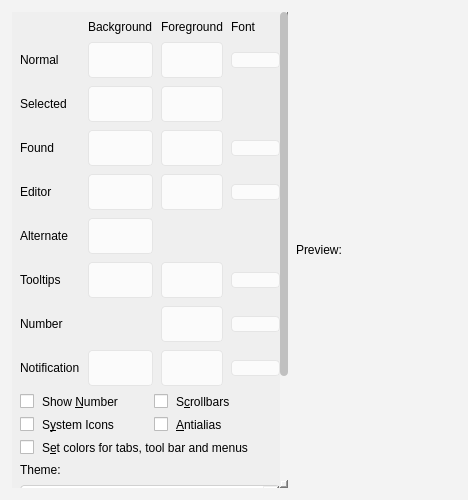
<?xml version="1.0" encoding="UTF-8"?>
<ui version="4.0">
 <class>ConfigTabAppearance</class>
 <widget class="QWidget" name="ConfigTabAppearance">
  <property name="geometry">
   <rect>
    <x>0</x>
    <y>0</y>
    <width>468</width>
    <height>500</height>
   </rect>
  </property>
  <property name="styleSheet">
   <string notr="true">QWidget#ConfigTabAppearance { background-color: #F3F3F3; }

QPushButton { border-radius: 4px; padding: 5px 12px; min-height: 24px; border: 1px solid #E5E5E5; background-color: #FBFBFB; }
QPushButton:hover { background-color: #F5F5F5; }
QPushButton:pressed { background-color: #EDEBE9; }

QPushButton#pushButtonColorBg, QPushButton#pushButtonColorFg,
QPushButton#pushButtonColorSelBg, QPushButton#pushButtonColorSelFg,
QPushButton#pushButtonColorFoundBg, QPushButton#pushButtonColorFoundFg,
QPushButton#pushButtonColorEditorBg, QPushButton#pushButtonColorEditorFg,
QPushButton#pushButtonColorAltBg, QPushButton#pushButtonColorNotesBg,
QPushButton#pushButtonColorNotesFg, QPushButton#pushButtonColorNumberFg,
QPushButton#pushButtonColorNotificationBg, QPushButton#pushButtonColorNotificationFg {
  padding: 0px;
}

QPushButton#pushButtonFont, QPushButton#pushButtonFoundFont,
QPushButton#pushButtonEditorFont, QPushButton#pushButtonNotesFont,
QPushButton#pushButtonNumberFont, QPushButton#pushButtonNotificationFont {
  padding: 0px;
  min-height: 14px;
}

QPushButton#pushButtonLoadTheme, QPushButton#pushButtonSaveTheme,
QPushButton#pushButtonResetTheme, QPushButton#pushButtonEditTheme {
  min-height: 32px;
  min-width: 100px;
}

QLineEdit, QTextEdit, QPlainTextEdit { border-radius: 4px; border: 1px solid #D1D1D1; padding: 5px 8px; background-color: #FFFFFF; }

QComboBox { border-radius: 4px; border: 1px solid #D1D1D1; padding: 5px 8px; min-height: 24px; }

QCheckBox, QRadioButton { spacing: 8px; }

QGroupBox { border-radius: 8px; border: 1px solid #E5E5E5; margin-top: 12px; padding: 12px; }

QListWidget, QTreeWidget, QTableWidget { border-radius: 8px; border: 1px solid #E5E5E5; }

QTabWidget::pane { border: 1px solid #E5E5E5; border-radius: 8px; }
QTabBar::tab { border-radius: 4px; padding: 6px 16px; margin-right: 4px; }
QTabBar::tab:selected { background-color: #0078D4; color: #FFFFFF; }

QScrollArea { border: none; background: transparent; }

QScrollBar { border: none; background: transparent; width: 8px; margin: 0; }
QScrollBar::handle { background: #C0C0C0; border-radius: 4px; min-height: 24px; }
QScrollBar::handle:hover { background: #A0A0A0; }

QMenu { border-radius: 8px; border: 1px solid #E5E5E5; padding: 4px; }

QLabel { background: transparent; }</string>
  </property>
  <layout class="QHBoxLayout" name="horizontalLayout_10" stretch="0,1">
   <property name="leftMargin">
    <number>12</number>
   </property>
   <property name="topMargin">
    <number>12</number>
   </property>
   <property name="rightMargin">
    <number>12</number>
   </property>
   <property name="bottomMargin">
    <number>12</number>
   </property>
   <property name="spacing">
    <number>8</number>
   </property>
   <item>
    <widget class="QScrollArea" name="scrollAreaTheme">
     <property name="sizePolicy">
      <sizepolicy hsizetype="Preferred" vsizetype="Expanding">
       <horstretch>0</horstretch>
       <verstretch>0</verstretch>
      </sizepolicy>
     </property>
     <property name="focusPolicy">
      <enum>Qt::NoFocus</enum>
     </property>
     <property name="frameShape">
      <enum>QFrame::NoFrame</enum>
     </property>
     <property name="widgetResizable">
      <bool>true</bool>
     </property>
     <widget class="QWidget" name="scrollAreaThemeContents">
      <property name="geometry">
       <rect>
        <x>0</x>
        <y>0</y>
        <width>271</width>
        <height>492</height>
       </rect>
      </property>
      <layout class="QVBoxLayout" name="verticalLayout_9">
       <property name="leftMargin">
        <number>8</number>
       </property>
       <property name="topMargin">
        <number>8</number>
       </property>
       <property name="rightMargin">
        <number>8</number>
       </property>
       <property name="bottomMargin">
        <number>8</number>
       </property>
       <property name="spacing">
        <number>8</number>
       </property>
       <item>
        <layout class="QGridLayout" name="gridLayout_6">
         <property name="spacing">
          <number>8</number>
         </property>
         <item row="9" column="0">
          <spacer name="verticalSpacer_3">
           <property name="orientation">
            <enum>Qt::Vertical</enum>
           </property>
           <property name="sizeHint" stdset="0">
            <size>
             <width>20</width>
             <height>40</height>
            </size>
           </property>
          </spacer>
         </item>
         <item row="0" column="1">
          <widget class="QLabel" name="label_8">
           <property name="text">
            <string>Background</string>
           </property>
          </widget>
         </item>
         <item row="6" column="0">
          <widget class="QLabel" name="label_38">
           <property name="text">
            <string>Tooltips</string>
           </property>
          </widget>
         </item>
         <item row="6" column="1">
          <widget class="QPushButton" name="pushButtonColorNotesBg">
           <property name="text">
            <string/>
           </property>
          </widget>
         </item>
         <item row="4" column="3">
          <widget class="QPushButton" name="pushButtonEditorFont">
           <property name="text">
            <string/>
           </property>
          </widget>
         </item>
         <item row="4" column="1">
          <widget class="QPushButton" name="pushButtonColorEditorBg">
           <property name="text">
            <string/>
           </property>
          </widget>
         </item>
         <item row="3" column="3">
          <widget class="QPushButton" name="pushButtonFoundFont">
           <property name="text">
            <string/>
           </property>
          </widget>
         </item>
         <item row="3" column="0">
          <widget class="QLabel" name="label_35">
           <property name="text">
            <string>Found</string>
           </property>
          </widget>
         </item>
         <item row="2" column="0">
          <widget class="QLabel" name="label_34">
           <property name="text">
            <string>Selected</string>
           </property>
          </widget>
         </item>
         <item row="6" column="2">
          <widget class="QPushButton" name="pushButtonColorNotesFg">
           <property name="text">
            <string/>
           </property>
          </widget>
         </item>
         <item row="1" column="2">
          <widget class="QPushButton" name="pushButtonColorFg">
           <property name="text">
            <string/>
           </property>
          </widget>
         </item>
         <item row="2" column="1">
          <widget class="QPushButton" name="pushButtonColorSelBg">
           <property name="text">
            <string/>
           </property>
          </widget>
         </item>
         <item row="5" column="1">
          <widget class="QPushButton" name="pushButtonColorAltBg">
           <property name="text">
            <string/>
           </property>
          </widget>
         </item>
         <item row="4" column="2">
          <widget class="QPushButton" name="pushButtonColorEditorFg">
           <property name="text">
            <string/>
           </property>
          </widget>
         </item>
         <item row="1" column="3">
          <widget class="QPushButton" name="pushButtonFont">
           <property name="text">
            <string/>
           </property>
          </widget>
         </item>
         <item row="2" column="2">
          <widget class="QPushButton" name="pushButtonColorSelFg">
           <property name="text">
            <string/>
           </property>
          </widget>
         </item>
         <item row="6" column="3">
          <widget class="QPushButton" name="pushButtonNotesFont">
           <property name="text">
            <string/>
           </property>
          </widget>
         </item>
         <item row="7" column="0">
          <widget class="QLabel" name="label_39">
           <property name="text">
            <string>Number</string>
           </property>
          </widget>
         </item>
         <item row="1" column="0">
          <widget class="QLabel" name="label_33">
           <property name="text">
            <string>Normal</string>
           </property>
          </widget>
         </item>
         <item row="4" column="0">
          <widget class="QLabel" name="label_36">
           <property name="text">
            <string>Editor</string>
           </property>
          </widget>
         </item>
         <item row="0" column="3">
          <widget class="QLabel" name="label_13">
           <property name="text">
            <string>Font</string>
           </property>
          </widget>
         </item>
         <item row="3" column="1">
          <widget class="QPushButton" name="pushButtonColorFoundBg">
           <property name="text">
            <string/>
           </property>
          </widget>
         </item>
         <item row="7" column="3">
          <widget class="QPushButton" name="pushButtonNumberFont">
           <property name="text">
            <string/>
           </property>
          </widget>
         </item>
         <item row="3" column="2">
          <widget class="QPushButton" name="pushButtonColorFoundFg">
           <property name="text">
            <string/>
           </property>
          </widget>
         </item>
         <item row="5" column="0">
          <widget class="QLabel" name="label_37">
           <property name="text">
            <string>Alternate</string>
           </property>
          </widget>
         </item>
         <item row="0" column="2">
          <widget class="QLabel" name="label_12">
           <property name="text">
            <string>Foreground</string>
           </property>
          </widget>
         </item>
         <item row="1" column="1">
          <widget class="QPushButton" name="pushButtonColorBg">
           <property name="text">
            <string/>
           </property>
          </widget>
         </item>
         <item row="7" column="2">
          <widget class="QPushButton" name="pushButtonColorNumberFg">
           <property name="text">
            <string/>
           </property>
          </widget>
         </item>
         <item row="8" column="0">
          <widget class="QLabel" name="label">
           <property name="text">
            <string>Notification</string>
           </property>
          </widget>
         </item>
         <item row="8" column="1">
          <widget class="QPushButton" name="pushButtonColorNotificationBg">
           <property name="text">
            <string/>
           </property>
          </widget>
         </item>
         <item row="8" column="2">
          <widget class="QPushButton" name="pushButtonColorNotificationFg">
           <property name="text">
            <string/>
           </property>
          </widget>
         </item>
         <item row="8" column="3">
          <widget class="QPushButton" name="pushButtonNotificationFont">
           <property name="text">
            <string/>
           </property>
          </widget>
         </item>
        </layout>
       </item>
       <item>
        <layout class="QGridLayout" name="gridLayout_7">
         <property name="spacing">
          <number>8</number>
         </property>
         <item row="0" column="0">
          <widget class="QCheckBox" name="checkBoxShowNumber">
           <property name="text">
            <string>Show &amp;Number</string>
           </property>
          </widget>
         </item>
         <item row="0" column="1">
          <widget class="QCheckBox" name="checkBoxScrollbars">
           <property name="toolTip">
            <string>Show scrollbars</string>
           </property>
           <property name="text">
            <string>S&amp;crollbars</string>
           </property>
          </widget>
         </item>
         <item row="1" column="0">
          <widget class="QCheckBox" name="checkBoxSystemIcons">
           <property name="toolTip">
            <string>Use icons from desktop environment whenever possible</string>
           </property>
           <property name="text">
            <string>S&amp;ystem Icons</string>
           </property>
          </widget>
         </item>
         <item row="1" column="1">
          <widget class="QCheckBox" name="checkBoxAntialias">
           <property name="text">
            <string>&amp;Antialias</string>
           </property>
          </widget>
         </item>
        </layout>
       </item>
       <item>
        <widget class="QCheckBox" name="checkBoxStyleMainWindow">
         <property name="text">
          <string>S&amp;et colors for tabs, tool bar and menus</string>
         </property>
        </widget>
       </item>
       <item>
        <spacer name="verticalSpacer_5">
         <property name="orientation">
          <enum>Qt::Vertical</enum>
         </property>
         <property name="sizeHint" stdset="0">
          <size>
           <width>20</width>
           <height>40</height>
          </size>
         </property>
        </spacer>
       </item>
       <item>
        <layout class="QGridLayout" name="gridLayout_5">
         <property name="spacing">
          <number>8</number>
         </property>
         <item row="4" column="1">
          <widget class="QPushButton" name="pushButtonResetTheme">
           <property name="text">
            <string>&amp;Reset Theme</string>
           </property>
          </widget>
         </item>
         <item row="0" column="1">
          <widget class="QLabel" name="label_14">
           <property name="text">
            <string>Theme:</string>
           </property>
          </widget>
         </item>
         <item row="2" column="1">
          <widget class="QPushButton" name="pushButtonLoadTheme">
           <property name="text">
            <string>&amp;Load Theme</string>
           </property>
          </widget>
         </item>
         <item row="2" column="2">
          <widget class="QPushButton" name="pushButtonSaveTheme">
           <property name="text">
            <string>&amp;Save Theme</string>
           </property>
          </widget>
         </item>
         <item row="4" column="2">
          <widget class="QPushButton" name="pushButtonEditTheme">
           <property name="toolTip">
            <string>Edit current theme in external editor</string>
           </property>
           <property name="text">
            <string>E&amp;dit Theme</string>
           </property>
          </widget>
         </item>
         <item row="1" column="1" colspan="2">
          <widget class="QComboBox" name="comboBoxThemes">
           <property name="minimumWidth">
            <number>160</number>
           </property>
           <property name="sizePolicy">
            <sizepolicy hsizetype="Expanding" vsizetype="Fixed">
             <horstretch>0</horstretch>
             <verstretch>0</verstretch>
            </sizepolicy>
           </property>
          </widget>
         </item>
        </layout>
       </item>
      </layout>
     </widget>
    </widget>
   </item>
   <item>
    <layout class="QVBoxLayout" name="browserParentLayout" stretch="0">
     <property name="leftMargin">
      <number>0</number>
     </property>
     <property name="topMargin">
      <number>8</number>
     </property>
     <property name="rightMargin">
      <number>8</number>
     </property>
     <property name="bottomMargin">
      <number>8</number>
     </property>
     <property name="spacing">
      <number>8</number>
     </property>
     <item>
      <widget class="QLabel" name="label_15">
       <property name="text">
        <string>Preview:</string>
       </property>
      </widget>
     </item>
    </layout>
   </item>
  </layout>
 </widget>
 <tabstops>
  <tabstop>pushButtonColorBg</tabstop>
  <tabstop>pushButtonColorFg</tabstop>
  <tabstop>pushButtonFont</tabstop>
  <tabstop>pushButtonColorSelBg</tabstop>
  <tabstop>pushButtonColorSelFg</tabstop>
  <tabstop>pushButtonColorFoundBg</tabstop>
  <tabstop>pushButtonColorFoundFg</tabstop>
  <tabstop>pushButtonFoundFont</tabstop>
  <tabstop>pushButtonColorEditorBg</tabstop>
  <tabstop>pushButtonColorEditorFg</tabstop>
  <tabstop>pushButtonEditorFont</tabstop>
  <tabstop>pushButtonColorAltBg</tabstop>
  <tabstop>pushButtonColorNotesBg</tabstop>
  <tabstop>pushButtonColorNotesFg</tabstop>
  <tabstop>pushButtonNotesFont</tabstop>
  <tabstop>pushButtonColorNumberFg</tabstop>
  <tabstop>pushButtonNumberFont</tabstop>
  <tabstop>pushButtonColorNotificationBg</tabstop>
  <tabstop>pushButtonColorNotificationFg</tabstop>
  <tabstop>pushButtonNotificationFont</tabstop>
  <tabstop>checkBoxShowNumber</tabstop>
  <tabstop>checkBoxScrollbars</tabstop>
  <tabstop>checkBoxSystemIcons</tabstop>
  <tabstop>checkBoxAntialias</tabstop>
  <tabstop>checkBoxStyleMainWindow</tabstop>
  <tabstop>comboBoxThemes</tabstop>
  <tabstop>pushButtonLoadTheme</tabstop>
  <tabstop>pushButtonSaveTheme</tabstop>
  <tabstop>pushButtonResetTheme</tabstop>
  <tabstop>pushButtonEditTheme</tabstop>
 </tabstops>
 <resources/>
 <connections/>
</ui>
